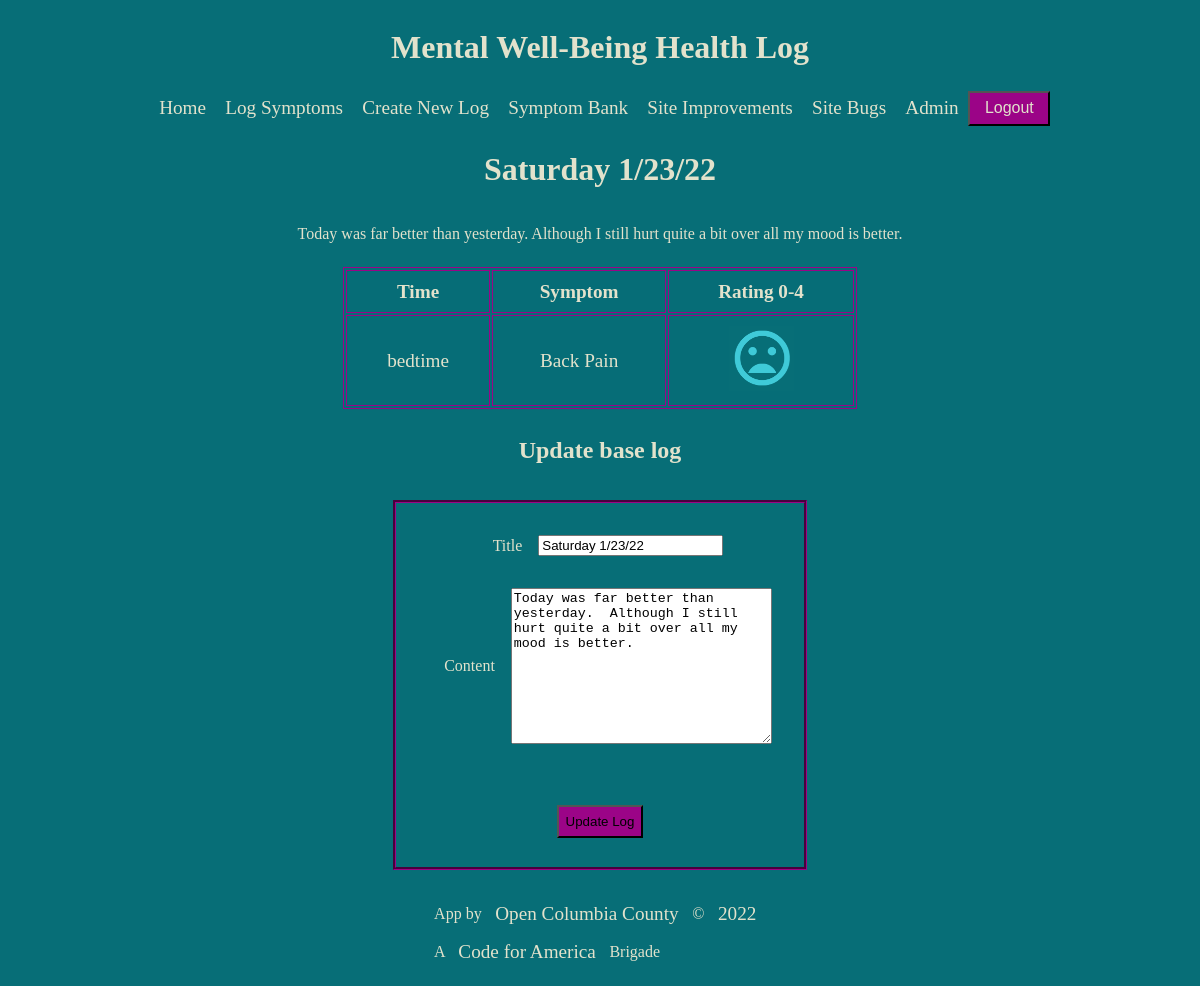
The page /log/1/view/ (signed in) on the database its author committed.
### healthApp/models.py (models this page shows, shortened)
class Log(models.Model):
    title = models.CharField(max_length=255)
    content = models.TextField()
    createdAt = models.DateTimeField(auto_now_add=True)
    updatedAt = models.DateTimeField(auto_now=True)
    author = models.ForeignKey(User, related_name='theAuthor', on_delete=CASCADE)

class Mood(models.Model):
    tag = models.CharField(max_length=255)
    date = models.DateTimeField()
    mood = models.IntegerField()
    createdAt = models.DateTimeField(auto_now_add=True)
    updatedAt = models.DateTimeField(auto_now=True)
    symptom = models.ForeignKey(Symptom, related_name='theSymptom', on_delete=CASCADE)
    log = models.ForeignKey(Log, related_name='theLog',on_delete=CASCADE, blank=True)

class Symptom(models.Model):
    symptom = models.CharField(max_length=255)
    info = models.TextField(blank=True)

### healthApp/views.py (the view)
# urls.py: path('log/<int:log_id>/view/', views.viewLog),
def viewLog(request, log_id):
    if 'user_id' not in request.session:
        messages.error(request, "You need to be logged in")
        return redirect('/')
    else:
        user = User.objects.get(id=request.session['user_id'])
        log = Log.objects.get(id=log_id)
        moods = Mood.objects.all().values()
        symptoms = Symptom.objects.all().values()
        context = {
            'user': user,
            'log': log,
            'moods': moods,
            'symptoms': symptoms,
        }
        print('moods: ', moods)
        print("symptoms: ", symptoms)
        return render(request, 'viewLog.html', context)

### healthApp/templates/viewLog.html (shortened to what this page needs)
{% load static %}
<!DOCTYPE html>
<html lang="en">
<head>
    <link rel='stylesheet' href='https://beedevservices.github.io/beedev-css/framework/beedev.css'>
    <link rel="stylesheet" href="{% static 'css/styles.css'%}">
</head>
<body>
    <header>
        <h1>Mental Well-Being Health Log</h1>
        <nav>
            {% block loggedMenu %} {% include 'loggedMenu.html' %} {% endblock loggedMenu %}
        </nav>
    </header>
    <main>
        <h1>{{log.title}}</h1>
        <p>{{log.content}}</p>
        <table>
            <tr>
                <th>Time</th>
                <th>Symptom</th>
                <th>Rating 0-4</th>
            </tr>
            {% for mood in moods %}
                <tr>
                    {% if mood.log_id == log.id %}
                    <td>{{mood.tag}}</td>
                    {% for symptom in symptoms %}
                        {% if mood.symptom_id == symptom.id %}
                            <td>{{symptom.symptom}}</td>
                        {% endif %}
                    {% endfor %}
                    {% if mood.mood == 0 %}
                        <td><img src="{% static 'images/00.PNG'%}" alt="Bad Mood"></td>
                    {% elif mood.mood == 1 %}
                        <td><img src="{% static 'images/01.PNG'%}" alt="Poor Mood"></td>
                    {% elif mood.mood == 2 %}
                        <td><img src="{% static 'images/02.PNG'%}" alt="Ok Mood"></td>
                    {% elif mood.mood == 3 %}
                        <td><img src="{% static 'images/03.PNG'%}" alt="Good Mood"></td>
                    {% else %}
                        <td><img src="{% static 'images/04.PNG'%}" alt="Great Mood"></td>
                    {% endif %}
                {% endif %}
                </tr>
            {% endfor %}
        </table>
        <h2>Update base log</h2>
        <form action="/log/{{log.id}}/update/" method='post'>
            <section>
                <label for="title">Title</label>
                <input type="text" name="title" value='{{log.title}}'>
            </section>
            <section>
                <label for="content">Content</label>
                <textarea name="content" cols="30" rows="10">{{log.content}}</textarea>
            </section>
            <section>
            </section>
            <button>Update Log</button>
        </form>
    </main>
    <footer>
        {% block footer %} {% include 'footer.html' %} {% endblock footer %}
    </footer>
</body>
</html>

### healthApp/static/css/styles.css (style rules this page uses)
table, th, td { border: 1px solid #9b0487; }
table { width: 85%; margin: 0.5em; background-color: #076e7781; }
th, td { padding: 0.5em; text-align: center; font-size: 1.2em; }
td img { max-width: 65px; }
body { display: flex; flex-direction: column; justify-content: center; align-items: center; background-image: url("https://www.transparenttextures.com/patterns/xv.png"); background-color: #076e77; color: #e2e2cc; }
body header { display: flex; flex-direction: column; justify-content: center; align-items: center; }
body header nav { display: flex; flex-direction: row; justify-content: center; align-items: center; }
body main { display: flex; flex-direction: column; justify-content: center; align-items: center; }
body main button { background-color: #9b0487; padding: 0.5em; margin: 1em; }
body main form { display: flex; flex-direction: column; justify-content: center; align-items: center; padding: 1em; margin: 1em; border: 3px groove #9b0487; }
body main form section { display: flex; flex-direction: row; justify-content: center; align-items: center; padding: 0.5em; margin: 0.5em; }
body main form section label { margin: 0 1em; }

### rows shown on the page
Log: title "Saturday 1/23/22", content "Today was far better than yesterday. Although I still hurt quite a bit over all my mood is better."
Mood: tag "bedtime", mood 0 (drawn)
Symptom: symptom "Back Pain"
